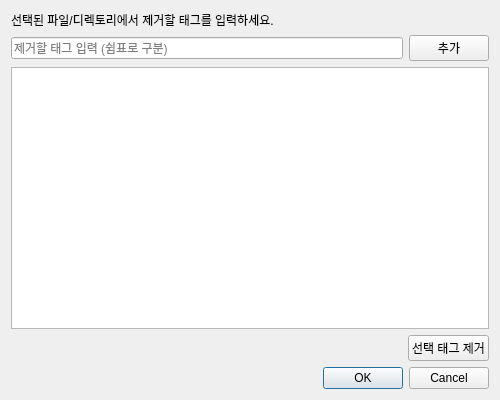
<?xml version="1.0" encoding="UTF-8"?>
<ui version="4.0">
 <class>BatchRemoveTagsDialog</class>
 <widget class="QDialog" name="BatchRemoveTagsDialog">
  <property name="geometry">
   <rect>
    <x>0</x>
    <y>0</y>
    <width>500</width>
    <height>400</height>
   </rect>
  </property>
  <property name="windowTitle">
   <string>일괄 태그 제거</string>
  </property>
  <layout class="QVBoxLayout" name="verticalLayout">
   <item>
    <widget class="QLabel" name="label">
     <property name="text">
      <string>선택된 파일/디렉토리에서 제거할 태그를 입력하세요.</string>
     </property>
    </widget>
   </item>
   <item>
    <layout class="QHBoxLayout" name="horizontalLayout">
     <item>
      <widget class="QLineEdit" name="tag_input_line_edit">
       <property name="placeholderText">
        <string>제거할 태그 입력 (쉼표로 구분)</string>
       </property>
      </widget>
     </item>
     <item>
      <widget class="QPushButton" name="add_tag_button">
       <property name="text">
        <string>추가</string>
       </property>
      </widget>
     </item>
    </layout>
   </item>
   <item>
    <widget class="QListWidget" name="tags_to_remove_list_widget"/>
   </item>
   <item>
    <layout class="QHBoxLayout" name="horizontalLayout_2">
     <item>
      <spacer name="horizontalSpacer">
       <property name="orientation">
        <enum>Qt::Horizontal</enum>
       </property>
       <property name="sizeHint" stdset="0">
        <size>
         <width>40</width>
         <height>20</height>
        </size>
       </property>
      </spacer>
     </item>
     <item>
      <widget class="QPushButton" name="remove_selected_tag_button">
       <property name="text">
        <string>선택 태그 제거</string>
       </property>
      </widget>
     </item>
    </layout>
   </item>
   <item>
    <widget class="QDialogButtonBox" name="buttonBox">
     <property name="orientation">
      <enum>Qt::Horizontal</enum>
     </property>
     <property name="standardButtons">
      <set>QDialogButtonBox::Cancel|QDialogButtonBox::Ok</set>
     </property>
    </widget>
   </item>
  </layout>
 </widget>
 <resources/>
 <connections>
  <connection>
   <sender>buttonBox</sender>
   <signal>accepted()</signal>
   <receiver>BatchRemoveTagsDialog</receiver>
   <slot>accept()</slot>
   <hints>
    <hint type="sourcelabel">
     <x>248</x>
     <y>254</y>
    </hint>
    <hint type="destinationlabel">
     <x>157</x>
     <y>274</y>
    </hint>
   </hints>
  </connection>
  <connection>
   <sender>buttonBox</sender>
   <signal>rejected()</signal>
   <receiver>BatchRemoveTagsDialog</receiver>
   <slot>reject()</slot>
   <hints>
    <hint type="sourcelabel">
     <x>316</x>
     <y>254</y>
    </hint>
    <hint type="destinationlabel">
     <x>286</x>
     <y>274</y>
    </hint>
   </hints>
  </connection>
 </connections>
</ui>
